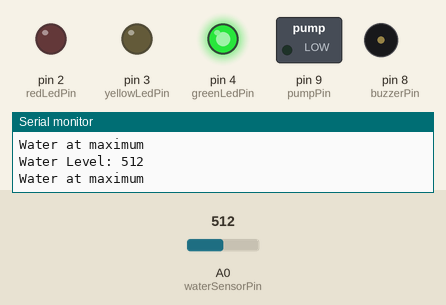
Recording of a sketch running on a simulated Arduino Uno, built with avr-gcc and run on an emulated ATmega328P. Shown: switched loads named in the sketch (green lamp = pin HIGH), output pins drawn as LEDs (lit = HIGH), buzzer (waves = sounding, pin HIGH), the last lines printed to the serial monitor. The test bench sets the inputs (shaded band); at power-on: A0 (waterSensorPin) = 512.

Above: at 1.8 s.
1.9 s: A0 (waterSensorPin) set to 308
3.4 s: A0 (waterSensorPin) set to 291
At 4.8 s:
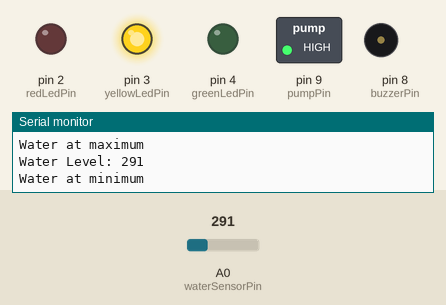
5.5 s: A0 (waterSensorPin) set to 106
7.2 s: A0 (waterSensorPin) set to 95
At 9.2 s:
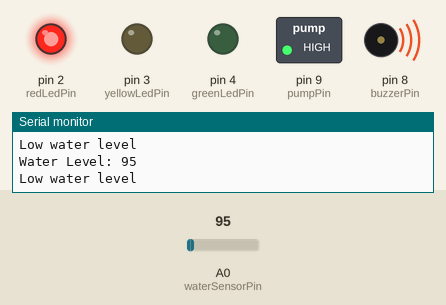
9.5 s: A0 (waterSensorPin) set to 710
At 10.7 s:
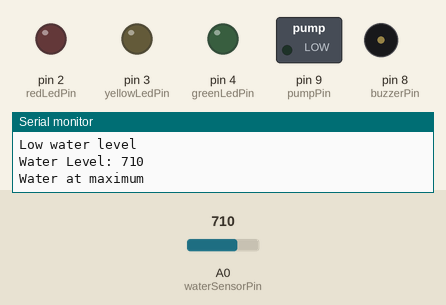
11.5 s: A0 (waterSensorPin) set to 687
At 12.3 s:
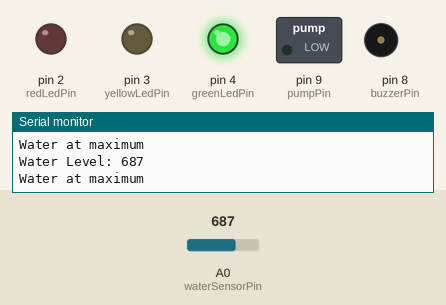
Timing chart, 0 to 14.5 s (numbered marks = the images above; inputs shaded):
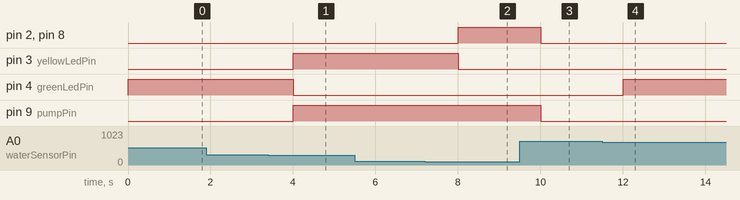

Measured:
- the behaviour switches between 300 and 299 on A0 (waterSensorPin) (found by bisection; images 0 and 1)
- the behaviour switches between 100 and 99 on A0 (waterSensorPin) (found by bisection; images 1 and 2)
- the behaviour switches between 700 and 699 on A0 (waterSensorPin) (found by bisection; images 3 and 4)
- after the input at 3.4 s, pin 3 (yellowLedPin), pin 9 (pumpPin): LOW → HIGH after 0.60 s; pin 4 (greenLedPin): HIGH → LOW after 0.60 s
- after the input at 7.2 s, pin 2 (redLedPin), pin 8 (buzzerPin): LOW → HIGH after 0.81 s; pin 3 (yellowLedPin): HIGH → LOW after 0.81 s
- after the input at 9.5 s, pin 2 (redLedPin), pin 9 (pumpPin), pin 8 (buzzerPin): HIGH → LOW after 0.51 s
- after the input at 11.5 s, pin 4 (greenLedPin): LOW → HIGH after 0.51 s

The sketch:

23-U-1647-GCS-PS_Olwa_Solomon.ino
```cpp
// Define pin numbers
const int buzzerPin = 8;
const int redLedPin = 2;
const int yellowLedPin = 3;
const int greenLedPin = 4;
const int pumpPin = 9;
const int waterSensorPin = A0;

// Define water level thresholds (adjust these values based on your sensor)
const int lowLevelThreshold = 100;
const int minLevelThreshold = 300;
const int maxLevelThreshold = 700;

void setup() {
  // Initialize pins as outputs
  pinMode(buzzerPin, OUTPUT);
  pinMode(redLedPin, OUTPUT);
  pinMode(yellowLedPin, OUTPUT);
  pinMode(greenLedPin, OUTPUT);
  pinMode(pumpPin, OUTPUT);

  // Initialize serial communication for debugging
  Serial.begin(9600);
}

void loop() {
  // Read the water level from the sensor
  int waterLevel = analogRead(waterSensorPin);

  // Print the water level for debugging
  Serial.print("Water Level: ");
  Serial.println(waterLevel);

  // Determine the water level and control the LEDs, buzzer, and pump
  if (waterLevel < lowLevelThreshold) {
    digitalWrite(redLedPin, HIGH);
    digitalWrite(yellowLedPin, LOW);
    digitalWrite(greenLedPin, LOW);
    digitalWrite(buzzerPin, HIGH); // Buzzer on for low level
    digitalWrite(pumpPin, HIGH); // Turn on the pump
    Serial.println("Low water level");
  } else if (waterLevel < minLevelThreshold) {
    digitalWrite(redLedPin, LOW);
    digitalWrite(yellowLedPin, HIGH);
    digitalWrite(greenLedPin, LOW);
    digitalWrite(buzzerPin, LOW); // Buzzer off
    digitalWrite(pumpPin, HIGH); // Turn on the pump
    Serial.println("Water at minimum");
  } else if (waterLevel < maxLevelThreshold) {
    digitalWrite(redLedPin, LOW);
    digitalWrite(yellowLedPin, LOW);
    digitalWrite(greenLedPin, HIGH);
    digitalWrite(buzzerPin, LOW); // Buzzer off
    digitalWrite(pumpPin, LOW); // Turn off the pump
    Serial.println("Water at maximum");
  } else {
    digitalWrite(redLedPin, LOW);
    digitalWrite(yellowLedPin, LOW);
    digitalWrite(greenLedPin, LOW);
    digitalWrite(buzzerPin, LOW); // Buzzer off for maximum level
    digitalWrite(pumpPin, LOW); // Turn off the pump
    Serial.println("Water at maximum");
  }

  // Delay for stability
  delay(1000);
}
```
